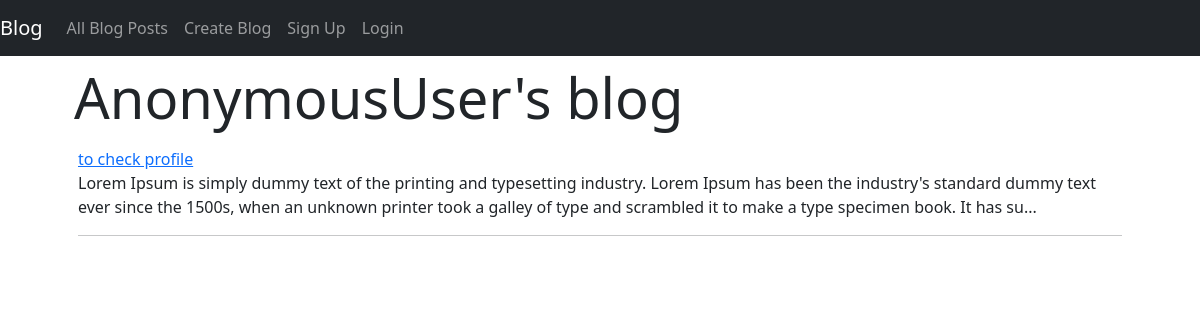
The page /accounts/profile/rukhsar/ on the database its author committed.
### posts/models.py (models this page shows, shortened)
class Post(models.Model):
    title=models.CharField(max_length=255, blank=True, null=True)
    content=models.TextField(blank=True, null=True)
    created_at=models.DateTimeField(auto_now_add=True, blank=True, null=True)
    updated_at=models.DateTimeField(auto_now=True,  blank=True, null=True)
    author=models.ForeignKey(User, on_delete= models.CASCADE, blank=True, null=True)
    likes=models.ManyToManyField(User,related_name='blog_post')

### accounts/views.py (the view)
# urls.py: path('profile/<str:username>/',user_profile_view,name='profile')
def user_profile_view(request,username):
    user=User.objects.get(username=username)
    posts=Post.objects.filter(author=user)
    context={'posts':posts}
    return render(request,'accounts/profile.html', context=context)

### accounts/templates/accounts/profile.html
{% extends 'base.html' %}
{% block content %}
  <div class="container px-5">
    <div class="row">
      <h1 class ="display-4 p-2">{{user}}'s blog</h1>
    </div>
    <div class="row">
      <div class="col-12">
        {% for p in posts  %}
          <a href="{% url 'posts:detail' id=p.id %}">{{p.title}}</a>
          <br>
          {% if p.content|length > 255 %}
            <p> {{p.content|slice:"255"}}...</p>
          {% else %}
            <p> {{p.content}}</p>
          {% endif %}
          <hr />
        {% endfor %}
        </div>
    </div>
  </div>
{% endblock content %}

### rows shown on the page
Post: title "to check profile", content "Lorem Ipsum is simply dummy text of the printing and typesetting industry. Lorem Ipsum has been the industry's standard dummy text ever since the 1500s, when an unknown printer took a galley of type and scrambled it to make a type specimen book. It has su"

### other values the page prints
{{ user }} "AnonymousUser"
